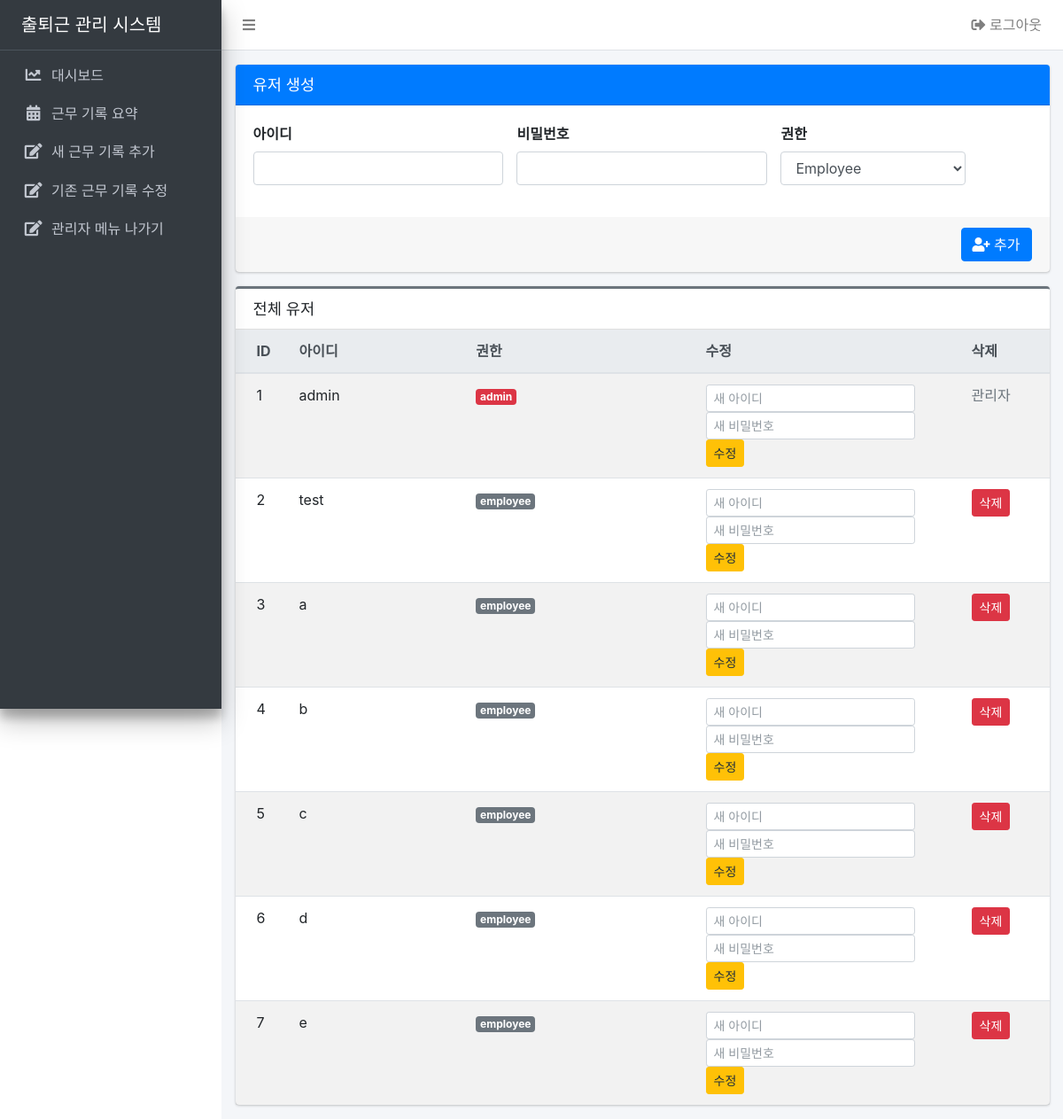
Page /admin/ (signed in) on the earlier database version.
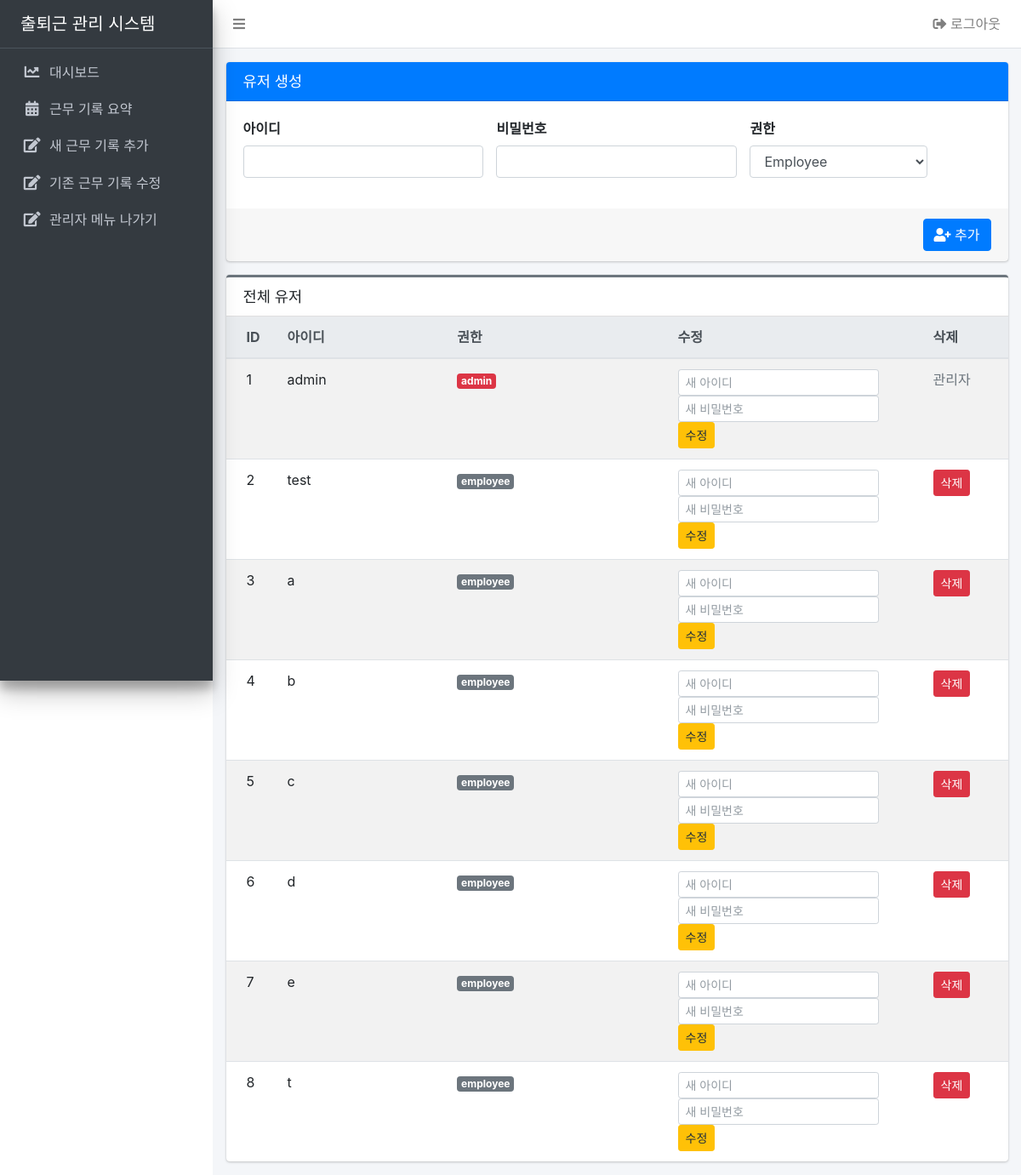
Same page on the later database version.
### app/models.py (models this page shows)
class User(UserMixin, db.Model):
    __table_args__ = {"sqlite_autoincrement": True}
    id = db.Column(db.Integer, primary_key=True)
    username = db.Column(db.String(50), unique=True, nullable=False)
    password_hash = db.Column(db.String(128), nullable=False)
    role = db.Column(db.String(10), default="employee")

### app/admin.py (the view)
@admin_bp.route("/")
@login_required
@admin_required
def dashboard():
    users = User.query.all()
    return render_template("admin_dashboard.html", users=users)

### app/models.py (called while the page is built)
@login_manager.user_loader
def load_user(user_id):
    return User.query.get(int(user_id))

### app/utils.py (called while the page is built)
def admin_required(f):
    @wraps(f)
    def decorated_function(*args, **kwargs):
        if not current_user.is_authenticated or current_user.role != "admin":
            abort(403)
        return f(*args, **kwargs)
    return decorated_function

### app/templates/admin_dashboard.html (shortened to what this page needs)
{% extends "admin_base.html" %}
{% block content %}
<div class="row">
  <div class="col-md-12">
    <div class="card card-primary">
      <div class="card-header">
        <h3 class="card-title">유저 생성</h3>
      </div>
      <form method="post" action="{{ url_for('admin.create_user') }}">
        <div class="card-body">
          <div class="row">
            <div class="col-md-4">
              <div class="form-group">
                <label>아이디</label>
                <input type="text" class="form-control" name="username" required>
              </div>
            </div>
            <div class="col-md-4">
              <div class="form-group">
                <label>비밀번호</label>
                <input type="password" class="form-control" name="password" required>
              </div>
            </div>
            <div class="col-md-3">
              <div class="form-group">
                <label>권한</label>
                <select class="form-control" name="role">
                  <option value="employee">Employee</option>
                </select>
              </div>
            </div>
          </div>
        </div>
        <div class="card-footer text-right">
          <button type="submit" class="btn btn-primary">
            <i class="fas fa-user-plus"></i> 추가
          </button>
        </div>
      </form>
    </div>
  </div>
  <div class="col-md-12">
    <div class="card card-outline card-secondary">
      <div class="card-header">
        <h3 class="card-title">전체 유저</h3>
      </div>
      <div class="card-body p-0">
        <table class="table table-striped table-hover mb-0">
          <thead class="thead-light">
            <tr>
              <th style="width: 60px">ID</th>
              <th>아이디</th>
              <th>권한</th>
              <th style="width: 300px">수정</th>
              <th style="width: 100px">삭제</th>
            </tr>
          </thead>
          <tbody>
            {% for u in users %}
            <tr>
              <td>{{ u.id }}</td>
              <td>{{ u.username }}</td>
              <td>
                <span class="badge badge-{{ 'danger' if u.role == 'admin' else 'secondary' }}">
                  {{ u.role }}
                </span>
              </td>
              <td>
                <form method="POST" action="{{ url_for('admin.update_user') }}" class="form-inline">
                  <input type="text"
                         name="username"
                         class="form-control form-control-sm mr-1"
                         placeholder="새 아이디">
                  <input type="password"
                         name="password"
                         class="form-control form-control-sm mr-1"
                         placeholder="새 비밀번호">
                  <button type="submit" class="btn btn-sm btn-warning">
                    수정
                  </button>
                </form>
              </td>
              <td>
                {% if u.role != "admin" %}
                <form method="POST"
                      action="{{ url_for('admin.delete_user', user_id=u.id) }}"
                      onsubmit="return confirm('정말 삭제하시겠습니까?');">
                  <button type="submit" class="btn btn-sm btn-danger">
                    삭제
                  </button>
                </form>
                {% else %}
                  <span class="text-muted">관리자</span>
                {% endif %}
              </td>
            </tr>
            {% endfor %}
          </tbody>
        </table>
      </div>
    </div>
  </div>
</div>
{% endblock %}

Differences in the rows shown:
added User: id "8", username "t", role "employee"
